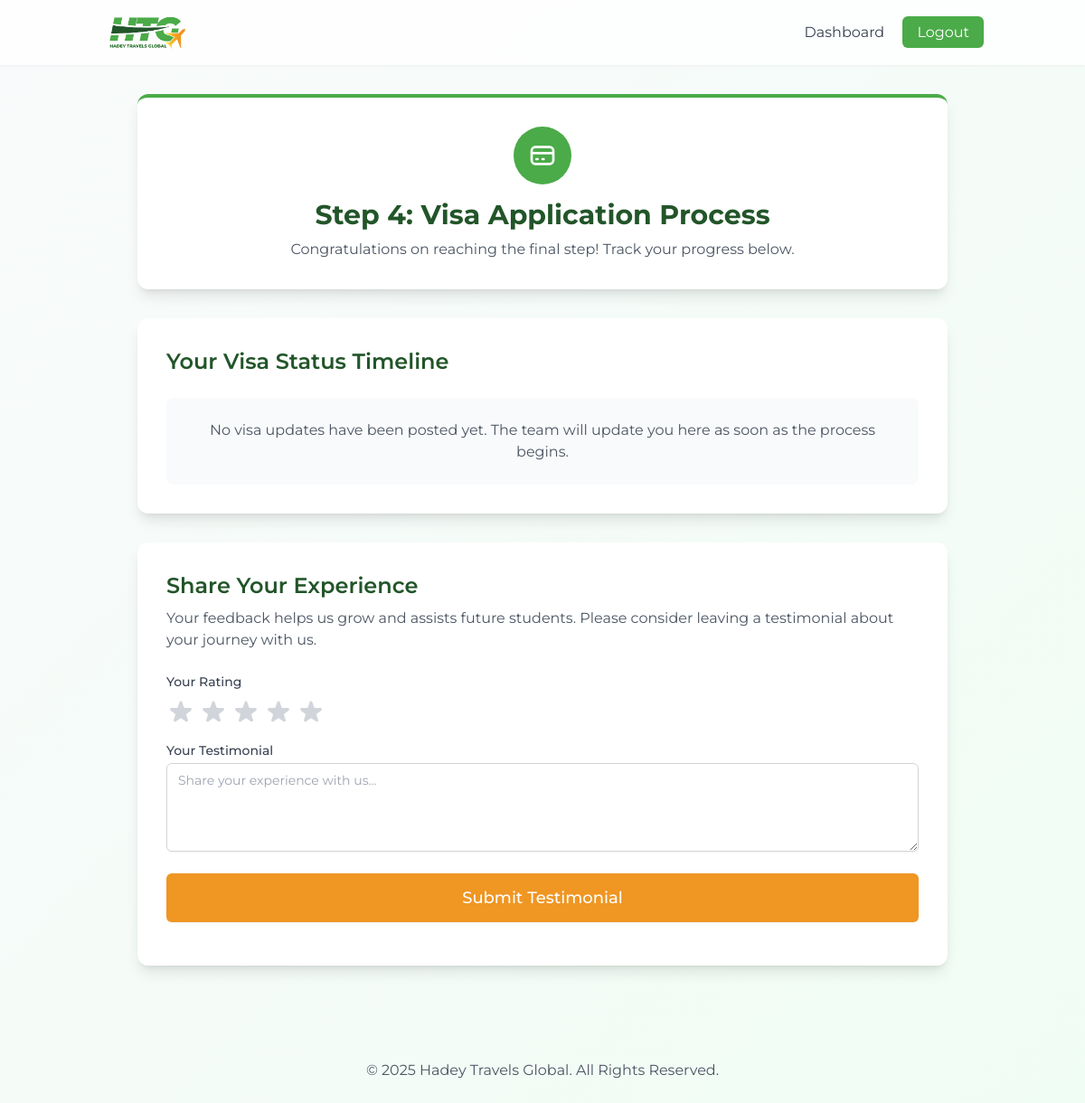
Before: /student/visa-application/ (signed in) with the older database file.
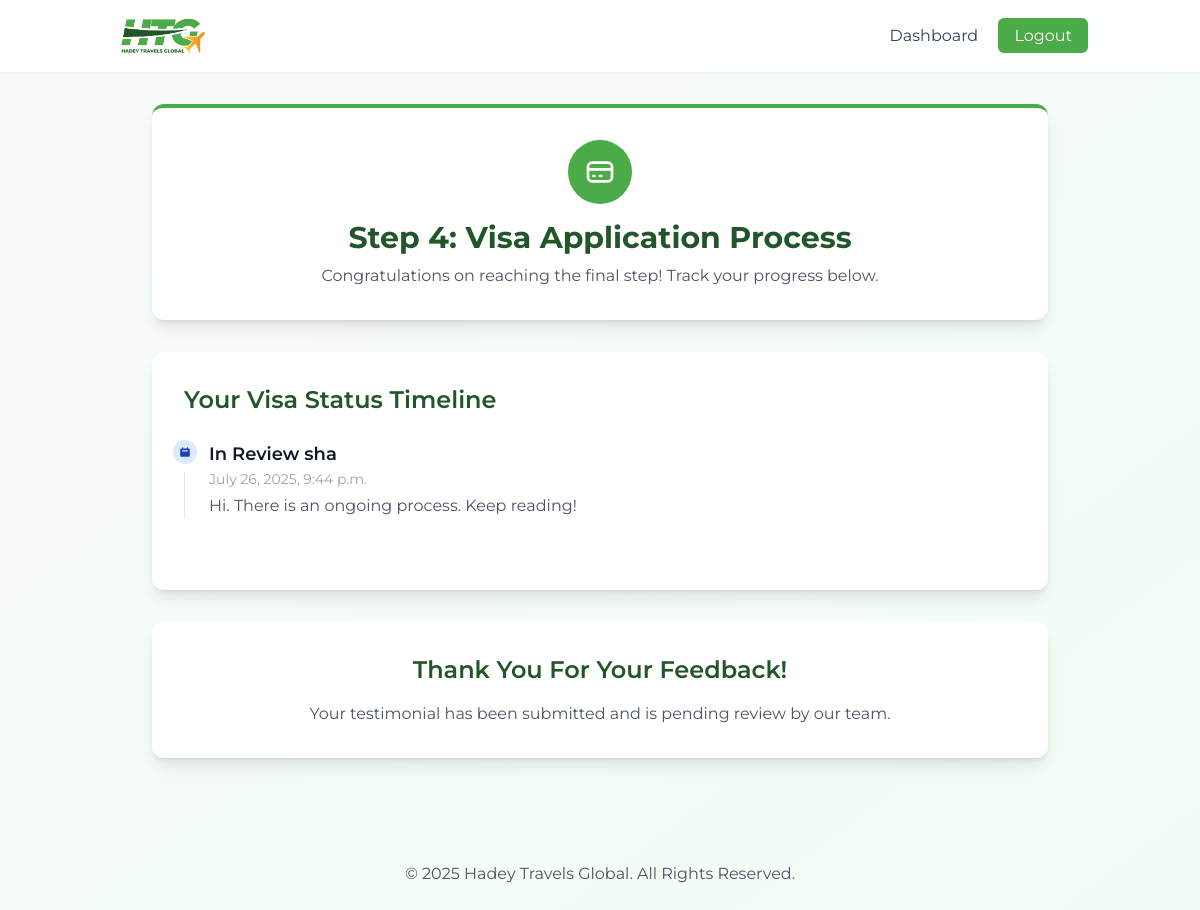
After: the same page with the newer database file.
### portal/models.py (models this page shows, shortened)
class VisaUpdate(models.Model):
    application = models.ForeignKey(Application, on_delete=models.CASCADE, related_name='visa_updates', null=True, blank=True)
    work_application = models.ForeignKey(WorkApplication, on_delete=models.CASCADE, related_name='visa_updates', null=True, blank=True)
    status_title = models.CharField(max_length=255)
    details = models.TextField(blank=True)
    created_at = models.DateTimeField(auto_now_add=True)
    send_email_notification = models.BooleanField(default=False, help_text="Check this box to send an email notification to the user about this update.")
    class Meta:
        ordering = ['-created_at']

### portal/views.py (the view, shortened to what this page needs)
# urls.py: path('student/visa-application/', views.student_visa_application_view, name='student_visa_application'),
@login_required
def student_visa_application_view(request):
    application = request.user.student_application
    visa_updates = application.visa_updates.all()
    testimonial = Testimonial.objects.filter(application=application).first()
    form = TestimonialForm(instance=testimonial)
    context = {
        'application': application, 'visa_updates': visa_updates,
        'testimonial_form': form, 'testimonial': testimonial,
    }
    return render(request, 'portal/student_visa_application.html', context)

### portal/forms.py
class TestimonialForm(forms.ModelForm):
    class Meta:
        model = Testimonial
        fields = ['content', 'rating']
        widgets = {
            'content': forms.Textarea(attrs={'class': 'mt-1 block w-full px-3 py-2 bg-white border border-gray-300 rounded-md shadow-sm placeholder-gray-400 focus:outline-none focus:ring-primary-green focus:border-primary-green sm:text-sm', 'rows': 4, 'placeholder': 'Share your experience with us...'}),
            'rating': forms.HiddenInput(),
        }

### templates/portal/student_visa_application.html (shortened to what the changed rows need)
{% extends "base.html" %}
{% block content %}
<div class="max-w-4xl mx-auto space-y-8">
    <div class="bg-white p-8 rounded-xl shadow-lg border-t-4 border-primary-green">
        <div class="text-center">
            <h1 class="text-3xl font-bold text-dark-green mt-4">Step 4: Visa Application Process</h1>
        </div>
    </div>
    <div class="bg-white p-8 rounded-xl shadow-lg">
        <h2 class="text-2xl font-semibold text-dark-green mb-6">Your Visa Status Timeline</h2>
        {% if visa_updates %}
            <ol class="relative border-l border-gray-200">
                {% for update in visa_updates %}
                <li class="mb-10 ml-6">
                    <span class="absolute flex items-center justify-center w-6 h-6 bg-blue-100 rounded-full -left-3 ring-8 ring-white">
                        <svg class="w-3 h-3 text-blue-800" fill="currentColor" viewBox="0 0 20 20"><path fill-rule="evenodd" d="M6 2a1 1 0 00-1 1v1H4a2 2 0 00-2 2v10a2 2 0 002 2h12a2 2 0 002-2V6a2 2 0 00-2-2h-1V3a1 1 0 10-2 0v1H7V3a1 1 0 00-1-1zm0 5a1 1 0 000 2h8a1 1 0 100-2H6z" clip-rule="evenodd"></path></svg>
                    </span>
                    <h3 class="flex items-center mb-1 text-lg font-semibold text-gray-900">{{ update.status_title }}</h3>
                    <time class="block mb-2 text-sm font-normal leading-none text-gray-400">{{ update.created_at|date:"F j, Y, P" }}</time>
                    <p class="mb-4 text-base font-normal text-gray-600">{{ update.details }}</p>
                </li>
                {% endfor %}
            </ol>
        {% else %}
            <div class="text-center p-6 bg-gray-50 rounded-lg">
                <p class="text-gray-600">No visa updates have been posted yet. The team will update you here as soon as the process begins.</p>
            </div>
        {% endif %}
    </div>
    <div class="bg-white p-8 rounded-xl shadow-lg">
        {% if testimonial %}
            <div class="text-center">
                <h2 class="text-2xl font-semibold text-dark-green mb-4">Thank You For Your Feedback!</h2>
                <p class="text-gray-600">Your testimonial has been submitted and is pending review by our team.</p>
            </div>
        {% else %}
            <h2 class="text-2xl font-semibold text-dark-green mb-2">Share Your Experience</h2>
            <p class="text-gray-600 mb-6">Your feedback helps us grow and assists future students. Please consider leaving a testimonial about your journey with us.</p>
            <form id="testimonialForm" method="POST">
                <div class="mb-4">
                    <label class="block text-sm font-medium text-gray-700 mb-2">Your Rating</label>
                    <div id="star-rating" class="flex items-center space-x-1">
                        {% for i in "12345" %}
                        <svg class="w-8 h-8 text-gray-300 cursor-pointer" data-value="{{ i }}" fill="currentColor" viewBox="0 0 20 20"><path d="M9.049 2.927c.3-.921 1.603-.921 1.902 0l1.07 3.292a1 1 0 00.95.69h3.462c.969 0 1.371 1.24.588 1.81l-2.8 2.034a1 1 0 00-.364 1.118l1.07 3.292c.3.921-.755 1.688-1.54 1.118l-2.8-2.034a1 1 0 00-1.175 0l-2.8 2.034c-.784.57-1.838-.197-1.539-1.118l1.07-3.292a1 1 0 00-.364-1.118L2.98 8.72c-.783-.57-.38-1.81.588-1.81h3.461a1 1 0 00.951-.69l1.07-3.292z"></path></svg>
                        {% endfor %}
                    </div>
                </div>
                <div>
                    <label for="id_content" class="block text-sm font-medium text-gray-700">Your Testimonial</label>
                    {{ testimonial_form.content }}
                </div>
                <div class="mt-6">
                    <button type="submit" id="submitTestimonialBtn" class="w-full flex justify-center py-3 px-4 border border-transparent rounded-md shadow-sm text-lg font-medium text-white bg-accent-orange hover:bg-opacity-90">
                        Submit Testimonial
                    </button>
                </div>
            </form>
        {% endif %}
    </div>
</div>
{% endblock %}

Changed rows visible on the page:
added VisaUpdate: status_title "In Review sha", created_at "July 26, 2025, 9:44 p.m.", details "Hi. There is an ongoing process. Keep reading!"
Other visible differences:
text no longer shown: "No visa updates have been posted yet. The team will update you here as soon as the process begins. Share Your Experience Your feedback helps us grow and assists future students. Please consider leaving a testimonial about your journey with us. Your Rating Your Testimonial Submit Testimonial"
text now shown: "Thank You For Your Feedback! Your testimonial has been submitted and is pending review by our team."
